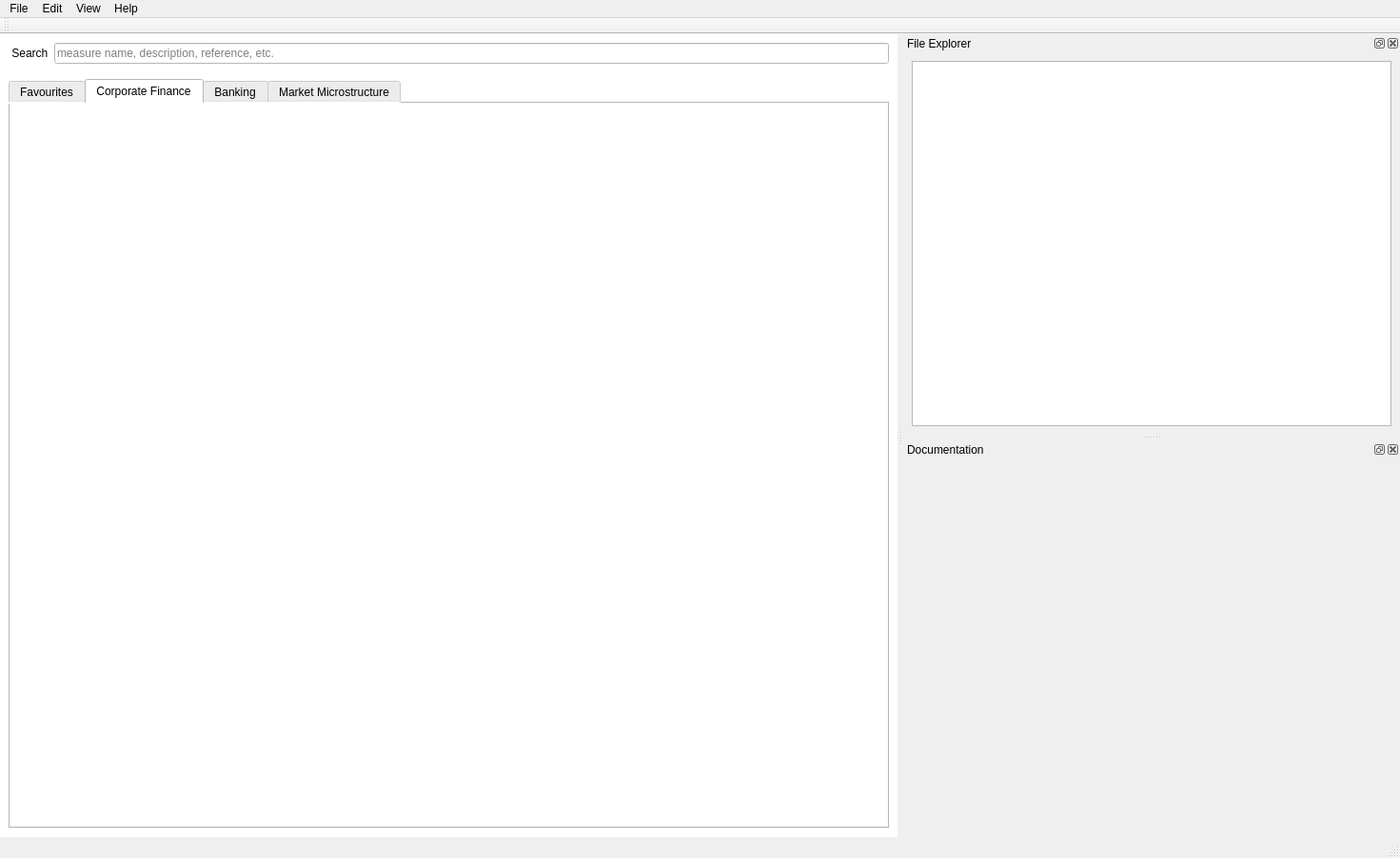
<?xml version="1.0" encoding="UTF-8"?>
<ui version="4.0">
 <class>MainWindow</class>
 <widget class="QMainWindow" name="MainWindow">
  <property name="geometry">
   <rect>
    <x>0</x>
    <y>0</y>
    <width>1471</width>
    <height>902</height>
   </rect>
  </property>
  <property name="windowTitle">
   <string>FRDS - Financial Research Data Services</string>
  </property>
  <property name="styleSheet">
   <string notr="true"/>
  </property>
  <widget class="QWidget" name="centralwidget">
   <property name="styleSheet">
    <string notr="true">background-color: white</string>
   </property>
   <layout class="QGridLayout" name="gridLayout">
    <item row="2" column="0">
     <widget class="QTabWidget" name="tabWidgetMeasures">
      <property name="styleSheet">
       <string notr="true"/>
      </property>
      <property name="currentIndex">
       <number>1</number>
      </property>
      <property name="tabBarAutoHide">
       <bool>false</bool>
      </property>
      <widget class="QWidget" name="tabFav">
       <attribute name="title">
        <string>Favourites</string>
       </attribute>
       <layout class="QGridLayout" name="gridLayout_7"/>
      </widget>
      <widget class="QWidget" name="tabCorpFinc">
       <attribute name="title">
        <string>Corporate Finance</string>
       </attribute>
       <layout class="QGridLayout" name="gridLayout_3"/>
      </widget>
      <widget class="QWidget" name="tabBanking">
       <attribute name="title">
        <string>Banking</string>
       </attribute>
       <layout class="QGridLayout" name="gridLayout_5"/>
      </widget>
      <widget class="QWidget" name="tabMktStructure">
       <attribute name="title">
        <string>Market Microstructure</string>
       </attribute>
       <layout class="QGridLayout" name="gridLayout_6"/>
      </widget>
     </widget>
    </item>
    <item row="0" column="0">
     <layout class="QFormLayout" name="formLayout">
      <item row="0" column="0">
       <widget class="QLabel" name="label">
        <property name="text">
         <string> Search</string>
        </property>
       </widget>
      </item>
      <item row="0" column="1">
       <widget class="QLineEdit" name="lineEdit">
        <property name="inputMask">
         <string/>
        </property>
        <property name="text">
         <string/>
        </property>
        <property name="maxLength">
         <number>32767</number>
        </property>
        <property name="placeholderText">
         <string>measure name, description, reference, etc.</string>
        </property>
        <property name="clearButtonEnabled">
         <bool>true</bool>
        </property>
       </widget>
      </item>
     </layout>
    </item>
    <item row="1" column="0">
     <spacer name="horizontalSpacer">
      <property name="orientation">
       <enum>Qt::Horizontal</enum>
      </property>
      <property name="sizeHint" stdset="0">
       <size>
        <width>40</width>
        <height>10</height>
       </size>
      </property>
     </spacer>
    </item>
   </layout>
  </widget>
  <widget class="QMenuBar" name="menubar">
   <property name="geometry">
    <rect>
     <x>0</x>
     <y>0</y>
     <width>1471</width>
     <height>26</height>
    </rect>
   </property>
   <widget class="QMenu" name="menuView">
    <property name="title">
     <string>View</string>
    </property>
    <addaction name="actionFile_Explorer"/>
    <addaction name="actionDocumentation"/>
    <addaction name="separator"/>
    <addaction name="actionRestoreViews"/>
   </widget>
   <widget class="QMenu" name="menuFile">
    <property name="title">
     <string>File</string>
    </property>
    <widget class="QMenu" name="menuNew">
     <property name="title">
      <string>New</string>
     </property>
     <addaction name="actionPython_file"/>
    </widget>
    <addaction name="menuNew"/>
    <addaction name="actionSave"/>
    <addaction name="actionPreferences"/>
    <addaction name="separator"/>
    <addaction name="actionExit"/>
   </widget>
   <widget class="QMenu" name="menuHelp">
    <property name="title">
     <string>Help</string>
    </property>
    <addaction name="actionAbout"/>
    <addaction name="actionAbout_Qt"/>
   </widget>
   <widget class="QMenu" name="menuEdit">
    <property name="title">
     <string>Edit</string>
    </property>
   </widget>
   <addaction name="menuFile"/>
   <addaction name="menuEdit"/>
   <addaction name="menuView"/>
   <addaction name="menuHelp"/>
  </widget>
  <widget class="QStatusBar" name="statusbar">
   <property name="styleSheet">
    <string notr="true"/>
   </property>
  </widget>
  <widget class="QDockWidget" name="dockWidgetFilesystem">
   <property name="sizePolicy">
    <sizepolicy hsizetype="MinimumExpanding" vsizetype="Preferred">
     <horstretch>0</horstretch>
     <verstretch>0</verstretch>
    </sizepolicy>
   </property>
   <property name="minimumSize">
    <size>
     <width>522</width>
     <height>188</height>
    </size>
   </property>
   <property name="autoFillBackground">
    <bool>true</bool>
   </property>
   <property name="styleSheet">
    <string notr="true"/>
   </property>
   <property name="features">
    <set>QDockWidget::AllDockWidgetFeatures</set>
   </property>
   <property name="windowTitle">
    <string>File Explorer</string>
   </property>
   <attribute name="dockWidgetArea">
    <number>2</number>
   </attribute>
   <widget class="QWidget" name="dockWidgetFilesystemContents">
    <layout class="QGridLayout" name="gridLayout_2">
     <item row="0" column="0">
      <widget class="QTreeView" name="treeViewFilesystem">
       <property name="minimumSize">
        <size>
         <width>500</width>
         <height>0</height>
        </size>
       </property>
       <property name="uniformRowHeights">
        <bool>true</bool>
       </property>
       <property name="sortingEnabled">
        <bool>true</bool>
       </property>
       <property name="animated">
        <bool>true</bool>
       </property>
       <attribute name="headerHighlightSections">
        <bool>false</bool>
       </attribute>
       <attribute name="headerMinimumSectionSize">
        <number>50</number>
       </attribute>
      </widget>
     </item>
    </layout>
   </widget>
  </widget>
  <widget class="QDockWidget" name="dockWidgetDocumentation">
   <property name="minimumSize">
    <size>
     <width>500</width>
     <height>227</height>
    </size>
   </property>
   <property name="autoFillBackground">
    <bool>true</bool>
   </property>
   <property name="styleSheet">
    <string notr="true"/>
   </property>
   <property name="windowTitle">
    <string>Documentation</string>
   </property>
   <attribute name="dockWidgetArea">
    <number>2</number>
   </attribute>
   <widget class="QWidget" name="dockWidgetDocumentationContents">
    <property name="autoFillBackground">
     <bool>true</bool>
    </property>
    <property name="styleSheet">
     <string notr="true"/>
    </property>
    <layout class="QGridLayout" name="gridLayout_4"/>
   </widget>
  </widget>
  <widget class="QToolBar" name="toolBar">
   <property name="windowTitle">
    <string>toolBar</string>
   </property>
   <attribute name="toolBarArea">
    <enum>TopToolBarArea</enum>
   </attribute>
   <attribute name="toolBarBreak">
    <bool>false</bool>
   </attribute>
  </widget>
  <action name="actionFile_Explorer">
   <property name="checked">
    <bool>false</bool>
   </property>
   <property name="text">
    <string>File Explorer</string>
   </property>
   <property name="shortcut">
    <string>Ctrl+E</string>
   </property>
  </action>
  <action name="actionDocumentation">
   <property name="checked">
    <bool>false</bool>
   </property>
   <property name="text">
    <string>Documentation</string>
   </property>
   <property name="shortcut">
    <string>Ctrl+Y</string>
   </property>
  </action>
  <action name="actionRestoreViews">
   <property name="text">
    <string>Restore All Views</string>
   </property>
   <property name="toolTip">
    <string>Restore all views to default</string>
   </property>
  </action>
  <action name="actionPreferences">
   <property name="text">
    <string>Preferences</string>
   </property>
  </action>
  <action name="actionExit">
   <property name="text">
    <string>Exit</string>
   </property>
   <property name="shortcut">
    <string>Ctrl+Q</string>
   </property>
  </action>
  <action name="actionRun">
   <property name="text">
    <string>Run</string>
   </property>
  </action>
  <action name="actionStop">
   <property name="text">
    <string>Stop</string>
   </property>
  </action>
  <action name="actionAbout">
   <property name="text">
    <string>About</string>
   </property>
  </action>
  <action name="actionAbout_Qt">
   <property name="text">
    <string>About Qt</string>
   </property>
  </action>
  <action name="actionPython_file">
   <property name="text">
    <string>Python file</string>
   </property>
   <property name="shortcut">
    <string>Ctrl+N</string>
   </property>
  </action>
  <action name="actionSave">
   <property name="text">
    <string>Save</string>
   </property>
   <property name="shortcut">
    <string>Ctrl+S</string>
   </property>
  </action>
  <action name="actionPause">
   <property name="text">
    <string>Pause</string>
   </property>
   <property name="toolTip">
    <string>Pause</string>
   </property>
  </action>
  <action name="actionSettings">
   <property name="text">
    <string>Settings</string>
   </property>
  </action>
  <action name="actionFavourite">
   <property name="text">
    <string>Favourite</string>
   </property>
  </action>
  <action name="actionDashboard">
   <property name="text">
    <string>Dashboard</string>
   </property>
  </action>
 </widget>
 <resources/>
 <connections>
  <connection>
   <sender>actionExit</sender>
   <signal>triggered()</signal>
   <receiver>MainWindow</receiver>
   <slot>close()</slot>
   <hints>
    <hint type="sourcelabel">
     <x>-1</x>
     <y>-1</y>
    </hint>
    <hint type="destinationlabel">
     <x>583</x>
     <y>358</y>
    </hint>
   </hints>
  </connection>
 </connections>
</ui>
